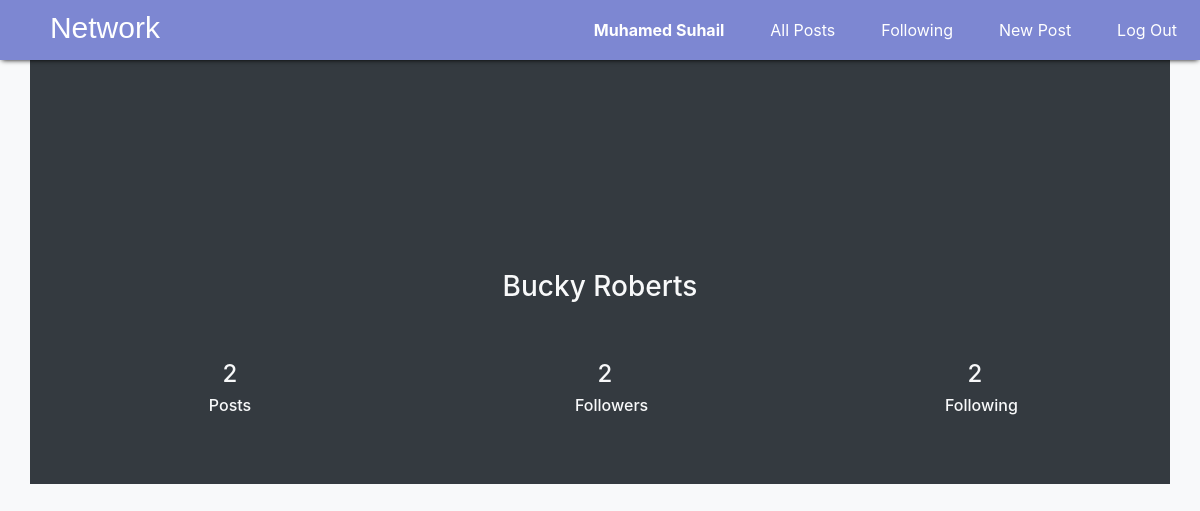
Page /Profile/3 (signed in) on the earlier database version.
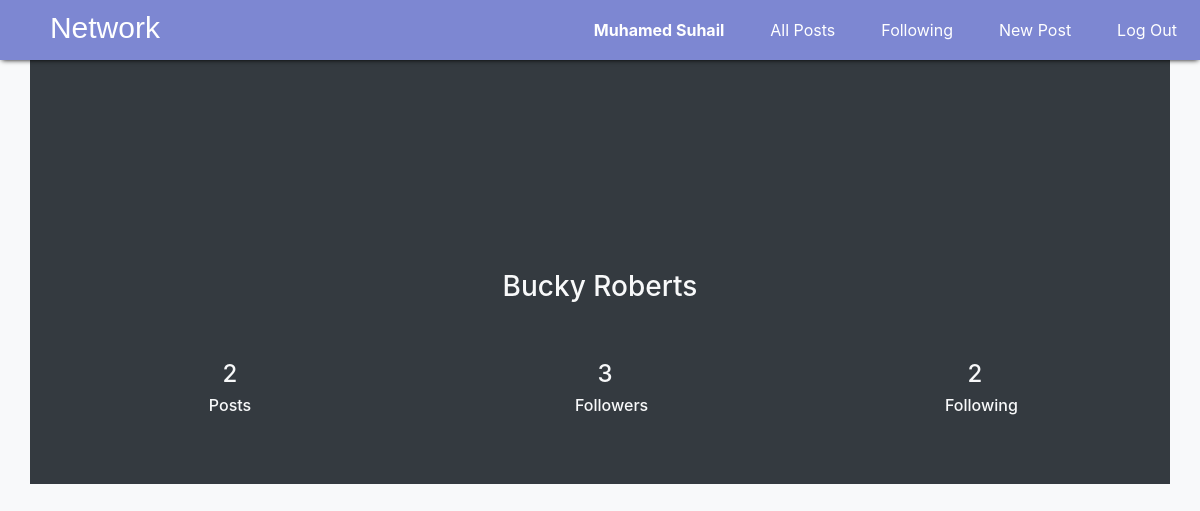
Same page on the later database version.
### network/models.py (models this page shows)
class User(AbstractUser):
    username=models.CharField(max_length=20,unique=True)
    email=models.EmailField(unique=True)
    USERNAME_FIELD='email'
    REQUIRED_FIELDS=['username']
    def __str__(self):
        return f"{self.username}"

### network/views.py (the view, shortened to what this page needs)
# urls.py: path("Profile/<int:u>",views.profile_page,name="profile"),
def profile_page(request,u):
    if request.user.is_authenticated:
        return render(request,"network/profile_page.html",{
            'profile':User.objects.get(id=u),
        })
    else:
        return render(request, "network/register.html",{
            'form':RegisterForm()
        })

### network/templates/network/profile_page.html (shortened to what this page needs)
{% extends "network/base.html" %}
{% load static %}
{% block body %}
<div class="container bg-dark text-light" style="margin-top: 0px;" id="profile">
    <div class="details">
        <a href="" id="profilepic"><i class="icofont-ui-user"></i></a>
        <h3 id="p_uname">{{profile.username}}</h3>
        <br><br>
        <div class="flexcontainer">
            <div class="flex-item">
                <h4>{{profile.posts.count}}</h4>
                <h6>Posts</h6>
            </div>
            <div class="flex-item">
                <h4 id="count" class="followers">{{profile.followers.count}}</h4>
                <h6>Followers</h6>
            </div>
            <div class="flex-item">
                <h4 id="count">{{profile.following.count}}</h4>
                <h6>Following</h6>
            </div>
        </div>
    </div>
</div>
<div class="container text-dark" style="padding: 20px;" >
</div>
{% endblock %}

### network/templates/network/base.html (shortened to what this page needs)
{% load static %}
<!DOCTYPE html>
<html lang="en">
    <head>
        <link rel="stylesheet" href="https://stackpath.bootstrapcdn.com/bootstrap/4.4.1/css/bootstrap.min.css">
        <link href="{% static 'network/css/styles.css' %}" rel="stylesheet">
        <link rel="stylesheet" href="{%static 'network/icofont/icofont.min.css' %}">
    </head>
    <body>
        <nav class="navbar navbar-expand-lg">
            <a class="navbar-brand" href="{% url 'index' %}" id="icon">
                <i class="icofont-ui-social-link " aria-hidden="true"></i>
                <span>Network</span>
            </a>
            <div id="nav">
                <ul class="navbar-nav mr-auto">
                    {% if user.is_authenticated %}
                        <li class="nav-item">
                            <a class="nav-link"  href="{% url 'profile' u=user.id %}"><strong id="user">{{ user.username }}</strong></a>
                        </li>
                        <li class="nav-item">
                            <a class="nav-link" href="{% url 'index' tag='AllPosts' %}">All Posts</a>
                        </li>
                        <li class="nav-item">
                            <a class="nav-link" href="{% url 'index' tag='FPosts' %}">Following</a>
                        </li>
                        <li class="nav-item">
                            <a class="nav-link" href="#" data-toggle="modal" data-target="#NewPostModal">New Post</a>
                        </li>
                        <li class="nav-item">
                            <a class="nav-link" href="{% url 'logout' %}">Log Out</a>
                        </li>
                    {% endif %}
                </ul>
            </div>
        </nav>
        <div class="body">
            {% block body %}
            {% endblock %}
        </div>
    </body>
</html>

### network/static/network/css/styles.css (style rules this page uses)
* { line-height: 1.5em; }
.navbar { position: fixed; z-index: 12; top: 0; width: 100%; height: 60px; box-shadow: 0 2px 5px -2px black; background-color: #7d87d2; }
.navbar a { color: white; text-decoration: none; outline: none; }
#nav { display: none; }
#icon { margin: 0 auto; padding-bottom: 10px; font-size: 2em; display: block; color: white; }
#icon span { font-size: 30px; font-family: century,sans-serif; color: white; }
.container { display: flex; flex-direction: column; justify-content: center; padding-top: 120px; padding-bottom: 60px; }
#profile .details { text-align: center; }
#profile .details div { margin: 0 auto; }
.flexcontainer { display: flex; flex-direction: row; }
.flexcontainer .flex-item { width: 50px; display: flex; flex-direction: column; justify-content: center; }
#profilepic { font-size: 100px; color: #7d87d2; }
@media (min-width: 1066px) { .nav-item { margin: 10px; padding: 5px; } }
@media (min-width: 1066px) { #nav { display: block; position: absolute; right: 0; } }
@media (min-width: 1066px) { #icon { margin: 0; } }

### network/templates/network/profile_page.html (style rules this page uses)
body { background-color:#f8f9fa; padding-bottom: 70px; }
#count { position: relative; left:5px; }

Differences in the rows shown:
changed User "Bucky Roberts": followers.count "2" → "3"
